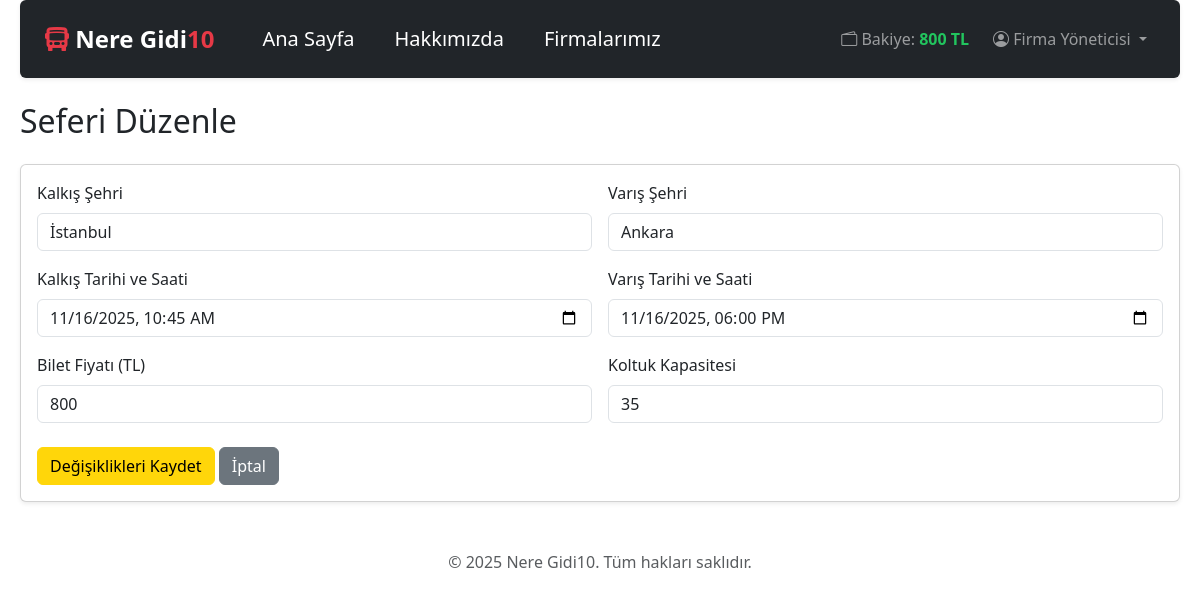
Screenshot of /sefer_duzenle.php?sefer_uuid=2a01ea74-75af-4c06-8220-003fc1a57572 (signed in) with the database file from the repository.
### tables this page shows
CREATE TABLE "Trips" (
    "id" INTEGER PRIMARY KEY AUTOINCREMENT,
    "uuid" TEXT NOT NULL UNIQUE,
    "company_id" TEXT NOT NULL,
    "departure_city" TEXT NOT NULL,
    "destination_city" TEXT NOT NULL,
    "departure_time" DATETIME NOT NULL,
    "arrival_time" DATETIME NOT NULL,
    "price" INTEGER NOT NULL, -- Fiyatı kuruş olarak (örn: 10000 = 100.00 TL) tutmak daha iyidir
    "capacity" INTEGER NOT NULL DEFAULT 45,
    "created_at" DATETIME DEFAULT CURRENT_TIMESTAMP,
    FOREIGN KEY ("company_id") REFERENCES "Bus_Company"("uuid") ON DELETE CASCADE
);

### sefer_duzenle.php (the view, shortened to what this page needs)
<?php
include 'header.php';
$firma_uuid = $_SESSION['firma_uuid'];
$sefer_uuid_duzenle = isset($_GET['sefer_uuid']) ? htmlspecialchars($_GET['sefer_uuid']) : '';
try {
    $sql = "SELECT * FROM Trips WHERE uuid = ? AND company_id = ?";
    $sorgu = $vt->prepare($sql);
    $sorgu->execute([$sefer_uuid_duzenle, $firma_uuid]);
    $sefer = $sorgu->fetch(PDO::FETCH_ASSOC);
    $sefer['departure_time_formatted'] = date('Y-m-d\TH:i', strtotime($sefer['departure_time']));
    $sefer['arrival_time_formatted'] = date('Y-m-d\TH:i', strtotime($sefer['arrival_time']));
} catch (PDOException $hata) {
    $_SESSION['hata_mesaji'] = "Sefer bilgileri alınırken hata oluştu: " . $hata->getMessage();
    header("Location: firma_admin_panel.php");
    exit;
}
?>
<h2 class="mb-4">Seferi Düzenle</h2>
<div class="card shadow-sm">
    <div class="card-body">
        <form action="islem_sefer_duzenle.php" method="POST">
            <div class="row g-3">
                <div class="col-md-6">
                    <label for="departure_city" class="form-label">Kalkış Şehri</label>
                    <input type="text" class="form-control" id="departure_city" name="departure_city" value="<?php echo htmlspecialchars($sefer['departure_city']); ?>" required>
                </div>
                <div class="col-md-6">
                    <label for="destination_city" class="form-label">Varış Şehri</label>
                    <input type="text" class="form-control" id="destination_city" name="destination_city" value="<?php echo htmlspecialchars($sefer['destination_city']); ?>" required>
                </div>
                <div class="col-md-6">
                    <label for="departure_time" class="form-label">Kalkış Tarihi ve Saati</label>
                    <input type="datetime-local" class="form-control" id="departure_time" name="departure_time" value="<?php echo $sefer['departure_time_formatted']; ?>" required>
                </div>
                <div class="col-md-6">
                    <label for="arrival_time" class="form-label">Varış Tarihi ve Saati</label>
                    <input type="datetime-local" class="form-control" id="arrival_time" name="arrival_time" value="<?php echo $sefer['arrival_time_formatted']; ?>" required>
                </div>
                <div class="col-md-6">
                    <label for="price" class="form-label">Bilet Fiyatı (TL)</label>
                    <input type="number" class="form-control" id="price" name="price" min="1" step="0.01" value="<?php echo htmlspecialchars($sefer['price']); ?>" required>
                </div>
                <div class="col-md-6">
                    <label for="capacity" class="form-label">Koltuk Kapasitesi</label>
                    <input type="number" class="form-control" id="capacity" name="capacity" min="1" max="100" value="<?php echo htmlspecialchars($sefer['capacity']); ?>" required>
                </div>
                <div class="col-12 mt-4">
                    <button type="submit" class="btn btn-warning">Değişiklikleri Kaydet</button> <a href="firma_admin_panel.php" class="btn btn-secondary">İptal</a>
                </div>
            </div> </form>
    </div> </div> </div> <footer class="text-center text-muted mt-5 mb-3">
    &copy; <?php echo date("Y"); ?> Nere Gidi10. Tüm hakları saklıdır.
</footer>
</body>
</html>

### style.css (style rules this page uses)
.btn-warning { background-color: #FFD60A !important; border-color: #FFD60A !important; color: #000 !important; }
body { padding-left: 20px !important; padding-right: 20px !important; }

### header.php (style rules this page uses)
body { font-family: system-ui, -apple-system, "Segoe UI", Roboto, "Helvetica Neue", "Noto Sans", "Liberation Sans", Arial, sans-serif, "Apple Color Emoji", "Segoe UI Emoji", "Segoe UI Symbol", "Noto Color Emoji"; }

### rows the page displays
trips: departure_city "İstanbul", destination_city "Ankara", departure_time "11/16/2025 10:45", arrival_time "11/16/2025 18:00", price "800", capacity "35"

### other values shown
$_SESSION['kullanici_bakiyesi'] "800"
$_SESSION['kullanici_adi'] "Firma Yöneticisi"
